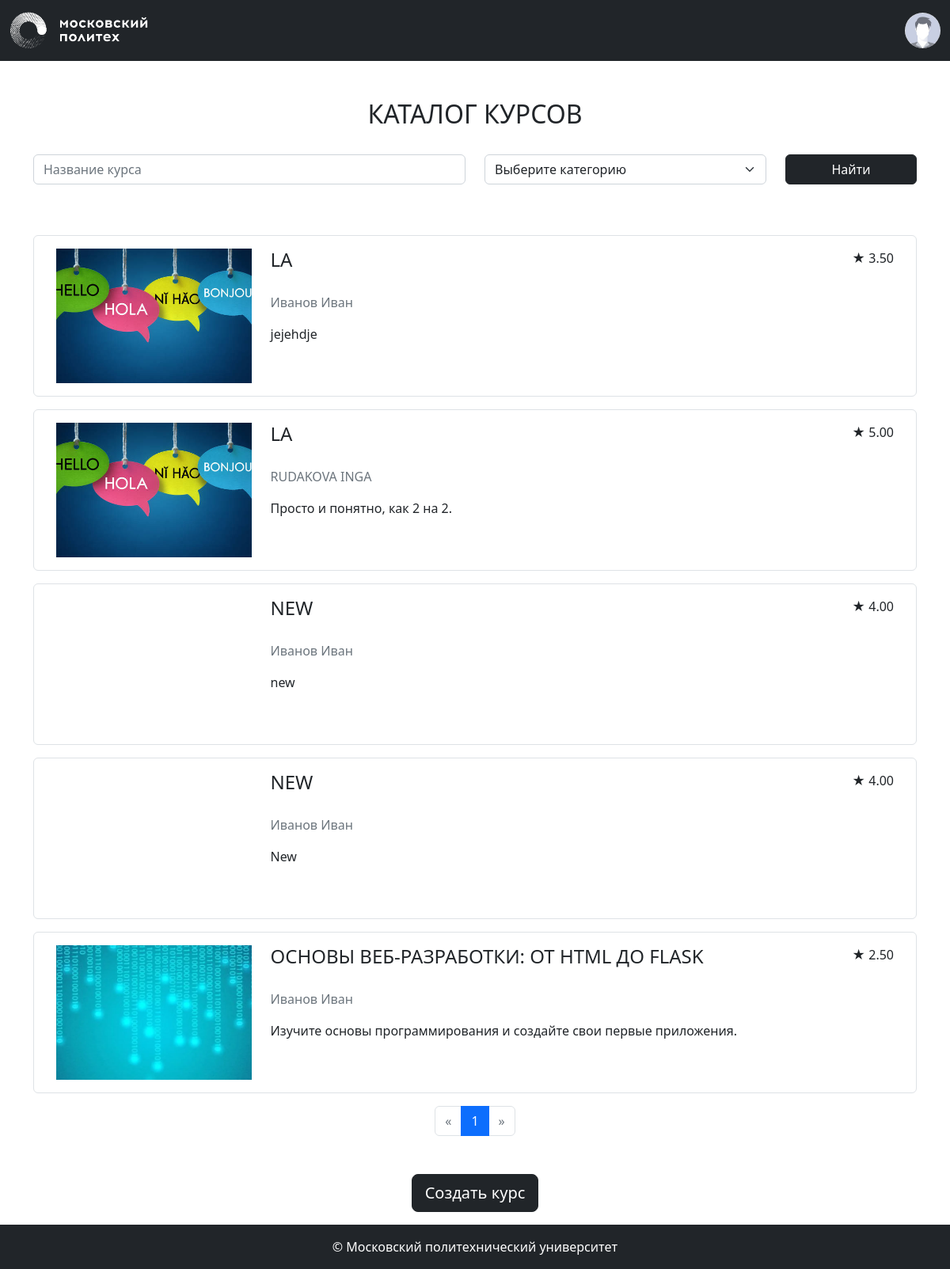
The page /courses/ (signed in) on the database its author committed.
### models.py (models this page shows, shortened)
class Base(DeclarativeBase):
    metadata = MetaData(naming_convention={
        "ix": 'ix_%(column_0_label)s',  # Именование индексов
        "uq": "uq_%(table_name)s_%(column_0_name)s",  # Уникальные ограничения
        "ck": "ck_%(table_name)s_%(constraint_name)s",  # Check-ограничения
        "fk": "fk_%(table_name)s_%(column_0_name)s_%(referred_table_name)s",  # Внешние ключи
        "pk": "pk_%(table_name)s"  # Первичные ключи
    })

class Course(Base):
    __tablename__ = 'courses'
    id: Mapped[int] = mapped_column(primary_key=True)  # ID курса
    name: Mapped[str] = mapped_column(String(100))  # Название курса
    short_desc: Mapped[str] = mapped_column(Text)  # Краткое описание
    full_desc: Mapped[str] = mapped_column(Text)  # Полное описание
    rating_sum: Mapped[int] = mapped_column(default=0)  # Сумма оценок
    rating_num: Mapped[int] = mapped_column(default=0)  # Количество оценок
    category_id: Mapped[int] = mapped_column(ForeignKey("categories.id"))  # ID категории
    author_id: Mapped[int] = mapped_column(ForeignKey("users.id"))  # ID автора
    background_image_id: Mapped[str] = mapped_column(ForeignKey("images.id"))  # ID фонового изображения
    created_at: Mapped[datetime] = mapped_column(default=datetime.now)  # Дата создания
    author: Mapped["User"] = relationship()  # Автор курса
    category: Mapped["Category"] = relationship(lazy=False)  # Категория (загружается сразу)
    bg_image: Mapped["Image"] = relationship()  # Фоновое изображение
    @property
    def rating(self):
        if self.rating_num > 0:
            return self.rating_sum / self.rating_num
        return 0  # Если нет оценок

class User(Base, UserMixin):
    __tablename__ = 'users'
    id: Mapped[int] = mapped_column(primary_key=True)  # ID пользователя
    first_name: Mapped[str] = mapped_column(String(100))  # Имя
    last_name: Mapped[str] = mapped_column(String(100))  # Фамилия
    middle_name: Mapped[Optional[str]] = mapped_column(String(100))  # Отчество (необязательное)
    login: Mapped[str] = mapped_column(String(100), unique=True)  # Логин (уникальный)
    password_hash: Mapped[str] = mapped_column(String(200))  # Хеш пароля
    created_at: Mapped[datetime] = mapped_column(default=datetime.now)  # Дата создания
    @property
    def full_name(self):
        return ' '.join([self.last_name, self.first_name, self.middle_name or ''])

### courses.py (the view)
@bp.route('/')
def index():
    courses = CoursesFilter(**search_params()).perform()
    pagination = db.paginate(courses)
    courses = pagination.items
    categories = db.session.execute(db.select(Category)).scalars()
    return render_template('courses/index.html',
                           courses=courses,
                           categories=categories,
                           pagination=pagination,
                           search_params=search_params())

### auth.py (called while the page is built)
def load_user(user_id):
    user = db.session.execute(db.select(User).filter_by(id=user_id)).scalar()
    return user

### courses.py (called while the page is built)
def search_params():
    return {
        'name': request.args.get('name'),  # Поиск по названию
        'category_ids': [x for x in request.args.getlist('category_ids') if x],  # Фильтр по категориям
    }

### tools.py (called while the page is built)
    def perform(self):
        self.__filter_by_name()
        self.__filter_by_category_ids()
        return self.query.order_by(Course.created_at.desc())

    def __filter_by_name(self):
        if self.name:
            self.query = self.query.filter(
                Course.name.ilike('%' + self.name + '%'))

    def __filter_by_category_ids(self):
        if self.category_ids:
            self.query = self.query.filter(
                Course.category_id.in_(self.category_ids))

### templates/courses/index.html (shortened to what this page needs)
{% extends 'base.html' %}
{% from 'pagination.html' import render_pagination %}
{% block content %}
<div class="container">
    <div class="my-5">
        <h2 class="mb-3 text-center text-uppercase font-weight-bold">Каталог курсов</h2>
        <form class="mb-5 mt-3 row align-items-center">
            <div class="col-md-6 my-3">
                <input autocomplete="off" type="text" class="form-control" id="course-name" name="name" value="{{ request.args.get('name') or '' }}" placeholder="Название курса">
            </div>
            <div class="col-md-4 my-3">
                <select class="form-select" id="course-category" name="category_ids" title="Категория курса">
                    <option value="">Выберите категорию</option>
                </select>
            </div>
            <div class="col-md-2 my-3 align-self-end">
                <button type="submit" class="btn btn-dark w-100 mt-auto">Найти</button>
            </div>
        </form>
    </div>
    <div class="courses-list container-fluid mt-3 mb-3">
        {% for course in courses %}
            <div class="row p-3 border rounded mb-3" data-url="{{ url_for('courses.show', course_id=course.id) }}">
                <div class="col-md-3 mb-3 mb-md-0 d-flex align-items-center justify-content-center">
                    <div class="course-logo" style="background-image: url({{ url_for('image', image_id=course.background_image_id) }});">
                    </div>
                </div>
                <div class="col-md-9 align-items-center">
                    <div class="d-flex">
                        <h4 class="text-uppercase">{{ course.name }}</h4>
                        <p class="ms-auto rating">
                            <span>★</span> <span>{{ "%.2f" | format(course.rating) }}</span>
                        </p>
                    </div>
                    <p class="text-muted my-3">{{ course.author.full_name }}</p>
                    <p>{{ course.short_desc | truncate(200) }}</p>
                </div>
            </div>
        {% endfor %}
    </div>
    <div class="mb-5">
        {{ render_pagination(pagination, request.endpoint, search_params) }}
    </div>
    {% if current_user.is_authenticated %}
        <div class="text-center my-3">
            <a class="btn btn-lg btn-dark" href="{{ url_for('courses.new') }}">Создать курс</a>
        </div>
    {% endif %}
</div>
{% endblock %}

### templates/base.html (shortened to what this page needs)
<!doctype html>
<html lang="ru" class="h-100">
<head>
    <link href="https://cdn.jsdelivr.net/npm/bootstrap@5.2.0-beta1/dist/css/bootstrap.min.css" rel="stylesheet"
>
    <link rel="stylesheet" href="{{ url_for('static', filename='styles.css') }}">
</head>
<body class="d-flex flex-column h-100">
    <header>
        <nav class="navbar navbar-dark bg-dark">
            <div class="container-fluid">
                <div class="logo navbar-brand">
                    <a href="{{ url_for('index') }}">
                        <img class="img-fluid" src="{{ url_for('static', filename='images/polytech_logo.png') }}" alt="polytech-logo">
                    </a>
                </div>
                {% if current_user.is_authenticated %}
                    <div class="dropdown d-flex" style="width: 200px;">
                        <div class="profile ms-auto" title="{{ current_user.full_name }}" id="dropdownMenuButton" data-bs-toggle="dropdown"
                            aria-haspopup="true" aria-expanded="false">
                            <img class="img-fluid rounded-circle cursor-pointer"
                                src="{{ url_for('static', filename='images/default-profile-picture-300x300.jpeg') }}" alt="profile-pic">
                        </div>
                    </div>
                {% else %}
                    <a class="btn btn-outline-light" href="{{ url_for('auth.login') }}">Войти</a>
                {% endif %}
            </div>
        </nav>
    </header>
    <main class="main flex-grow-1">
       {% block content %}
       {% endblock %}
    </main>
    <footer class="bg-dark text-white d-flex align-items-center justify-content-center py-3">
        &copy; Московский политехнический университет
    </footer>
</body>
</html>

### templates/pagination.html
{% macro render_pagination(pagination, endpoint, params={}) %}
    {% set per_page = pagination.per_page %}
    <nav>
        <ul class="pagination justify-content-center">
            <li class="page-item {% if not pagination.has_prev %}disabled{% endif %}">
                <a class="page-link" href="{{ url_for(endpoint, page=(pagination.page - 1), per_page=per_page, **params) if pagination.has_prev else '#' }}" aria-label="Previous">
                    <span aria-hidden="true">&laquo;</span>
                </a>
            </li>
            {%- for page in pagination.iter_pages() %}
                {% if page %}
                    <li class="page-item {% if page == pagination.page %}active{% endif %}">
                        <a class="page-link" href="{{ url_for(endpoint, page=page, per_page=per_page, **params) }}">
                            {{ page }}
                        </a>
                    </li>
                {% endif %}
            {%- endfor %}
            <li class="page-item {% if not pagination.has_next %}disabled{% endif %}">
                <a class="page-link" href="{{ url_for(endpoint, page=(pagination.page + 1), per_page=per_page, **params) if pagination.has_next else '#' }}" aria-label="Next">
                    <span aria-hidden="true">&raquo;</span>
                </a>
            </li>
        </ul>
    </nav>
{% endmacro %}

### static/styles.css (style rules this page uses)
.logo { max-width: 175px; }
.profile { max-width: 45px; }
.course-logo { min-width: 170px; width: 100%; height: 170px; background-repeat: no-repeat; background-position: center; background-size: cover; }

### rows shown on the page
Course: background_image (picture), name "LA", rating "3.50", author.full_name "Иванов Иван", short_desc "jejehdje"
Course: background_image (picture), name "LA", rating "5.00", author.full_name "RUDAKOVA INGA", short_desc "Просто и понятно, как 2 на 2."
Course: name "NEW", rating "4.00", author.full_name "Иванов Иван", short_desc "new"
Course: name "NEW", rating "4.00", author.full_name "Иванов Иван", short_desc "New"
Course: background_image (picture), name "ОСНОВЫ ВЕБ-РАЗРАБОТКИ: ОТ HTML ДО FLASK", rating "2.50", author.full_name "Иванов Иван", short_desc "Изучите основы программирования и создайте свои первые приложения."

### other values the page prints
{{ page }} "1"
